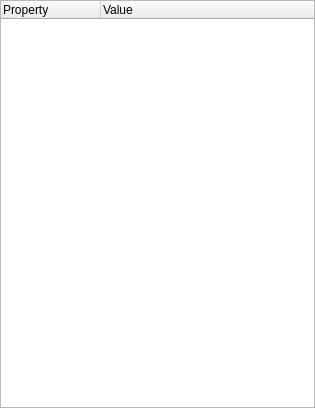
<?xml version="1.0" encoding="UTF-8"?>
<ui version="4.0">
 <class>ParamConfigWind</class>
 <widget class="QWidget" name="ParamConfigWind">
  <property name="geometry">
   <rect>
    <x>0</x>
    <y>0</y>
    <width>315</width>
    <height>408</height>
   </rect>
  </property>
  <property name="windowTitle">
   <string>Form</string>
  </property>
  <layout class="QVBoxLayout" name="verticalLayout">
   <property name="spacing">
    <number>0</number>
   </property>
   <property name="margin">
    <number>0</number>
   </property>
   <item>
    <widget class="QTreeWidget" name="paramTree">
     <property name="editTriggers">
      <set>QAbstractItemView::AllEditTriggers</set>
     </property>
     <property name="tabKeyNavigation">
      <bool>true</bool>
     </property>
     <property name="alternatingRowColors">
      <bool>true</bool>
     </property>
     <property name="uniformRowHeights">
      <bool>false</bool>
     </property>
     <property name="animated">
      <bool>true</bool>
     </property>
     <column>
      <property name="text">
       <string>Property</string>
      </property>
     </column>
     <column>
      <property name="text">
       <string>Value</string>
      </property>
     </column>
    </widget>
   </item>
  </layout>
 </widget>
 <resources/>
 <connections/>
</ui>
